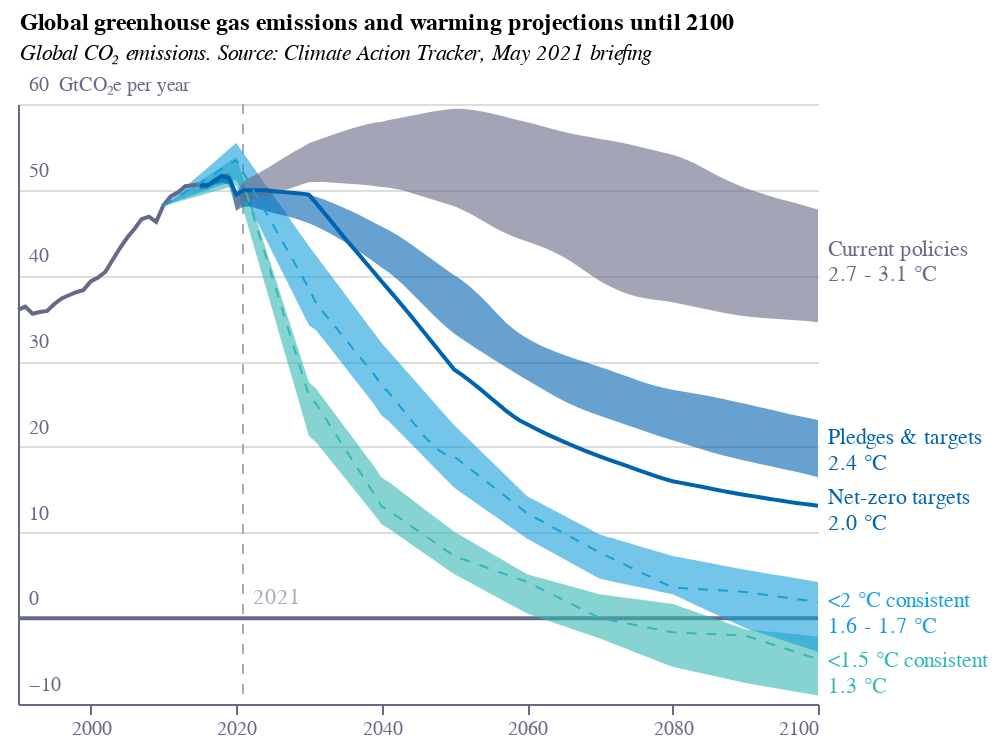

The notebook cell saved with this chart:
### Code cell
base = alt.Chart(f1).encode(
    x=alt.X(
        "year:Q",
        axis=alt.Axis(
            grid=False,
            titleAlign="center",
            titleAnchor="middle",
            title="",
            labelColor=colors["eco-gray"],
            titleColor=colors["eco-gray"],
            tickColor=colors["eco-gray"],
            domainColor=colors["eco-gray"],
            tickCount=5,
            orient="bottom",
            labelAngle=0,
            format=".0f",
            # zindex=1,
            # offset=-43
        ),
    )
)
line1 = (
    base.mark_line(color=colors["eco-gray"])
    .encode(
        y=alt.Y(
            "historical:Q",
            axis=alt.Axis(
                grid=True,
                title="GtCO₂e per year",
                titleAnchor="start",
                labelColor=colors["eco-gray"],
                titleColor=colors["eco-gray"],
                tickColor=colors["eco-gray"],
                domainColor=colors["eco-gray"],
                titleFontSize=10,
                titleFontWeight="normal",
                ticks=False,
                labelAlign="left",
                labelBaseline="middle",
                labelPadding=-5,
                labelOffset=-10,
                titleX=20,
                titleY=-5,
                titleBaseline="bottom",
                titleAngle=0,
                titleAlign="left",
                tickCount=7,
                format=".0f",
            ),
        )
    )
    .transform_filter('datum.scenario=="historical"')
)
line2 = (
    base.mark_line(color=colors["eco-mid-blue"])
    .encode(y=alt.Y("optimistic:Q"))
    .transform_filter('datum.scenario=="optimistic"')
)
line3 = (
    base.mark_line(color=colors["eco-turquiose"], strokeDash=[5, 5], strokeWidth=1)
    .encode(y=alt.Y("median:Q"))
    .transform_filter('datum.scenario=="c1"')
)
line4 = (
    base.mark_line(color=colors["eco-light-blue"], strokeDash=[5, 5], strokeWidth=1)
    .encode(y=alt.Y("median:Q"))
    .transform_filter('datum.scenario=="c2"')
)
area1 = line3.mark_area(color=colors["eco-turquiose"], opacity=0.6).encode(
    y="low:Q", y2="high:Q"
)
area2 = line4.mark_area(color=colors["eco-light-blue"], opacity=0.6).encode(
    y="low:Q", y2="high:Q"
)
area3 = (
    base.mark_area(color=colors["eco-mid-blue"], opacity=0.6)
    .encode(y="low:Q", y2="high:Q")
    .transform_filter('datum.scenario=="pledges"')
)
area4 = (
    base.mark_area(color=colors["eco-gray"], opacity=0.6)
    .encode(
        y="low:Q",
        y2="high:Q",
    )
    .transform_filter('datum.scenario=="current"')
)
ruler = (
    base.mark_line(color=colors["eco-gray"]).encode(y="y:Q").transform_calculate(y="0")
)
r2021 = (
    base.mark_rule(
        color=scale_lightness(colors["eco-gray"], 1.5),
        strokeDash=[5, 5],
        strokeWidth=0.5,
    )
    .encode(x="x:Q")
    .transform_calculate(x="2021")
)
text2021 = (
    alt.Chart(pd.DataFrame([{"x": 2021, "y": 0, "t": "2021"}]))
    .mark_text(
        color=scale_lightness(colors["eco-gray"], 1.5),
        align="left",
        baseline="bottom",
        dx=5,
        dy=-5,
    )
    .encode(x="x:Q", y="y:Q", text="t:N")
)
text1 = (
    alt.Chart(
        pd.DataFrame(
            [
                {"x": 2100, "y": 43, "t": "Current policies"},
                {"x": 2100, "y": 40, "t": "2.7 - 3.1 °C"},
            ]
        )
    )
    .mark_text(color=colors["eco-gray"], align="left", dx=5)
    .encode(x="x:Q", y="y:Q", text="t:N")
)
text2 = (
    alt.Chart(
        pd.DataFrame(
            [
                {"x": 2100, "y": 21, "t": "Pledges & targets"},
                {"x": 2100, "y": 18, "t": "2.4 °C"},
            ]
        )
    )
    .mark_text(color=colors["eco-mid-blue"], align="left", dx=5)
    .encode(x="x:Q", y="y:Q", text="t:N")
)
text3 = (
    alt.Chart(
        pd.DataFrame(
            [
                {"x": 2100, "y": 14, "t": "Net-zero targets"},
                {"x": 2100, "y": 11, "t": "2.0 °C"},
            ]
        )
    )
    .mark_text(color=colors["eco-mid-blue"], align="left", dx=5)
    .encode(x="x:Q", y="y:Q", text="t:N")
)
text4 = (
    alt.Chart(
        pd.DataFrame(
            [
                {"x": 2100, "y": 2, "t": "<2 °C consistent"},
                {"x": 2100, "y": -1, "t": "1.6 - 1.7 °C"},
            ]
        )
    )
    .mark_text(color=colors["eco-light-blue"], align="left", dx=5)
    .encode(x="x:Q", y="y:Q", text="t:N")
)
text5 = (
    alt.Chart(
        pd.DataFrame(
            [
                {"x": 2100, "y": -5, "t": "<1.5 °C consistent"},
                {"x": 2100, "y": -8, "t": "1.3 °C"},
            ]
        )
    )
    .mark_text(color=colors["eco-turquiose"], align="left", dx=5)
    .encode(x="x:Q", y="y:Q", text="t:N")
)
title = alt.TitleParams(
    "Global greenhouse gas emissions and warming projections until 2100",
    subtitle=[
        "Global CO₂ emissions. Source: Climate Action Tracker, May 2021 briefing"
    ],
    anchor="start",
    align="left",
    dx=5,
    fontSize=12,
    subtitleFontSize=11,
    subtitleFontStyle="italic",
)
layer1 = (
    (
        (
            ruler
            + r2021
            + area1
            + area2
            + area3
            + area4
            + line1
            + line2
            + line3
            + line4
            + text2021
            + text1
            + text2
            + text3
            + text4
            + text5
        ).properties(height=300, width=400)
    )
    .configure_view(stroke=None)
    .properties(title=title)
)
layer1.save("visualisation/" + f + ".json")
layer1.save("visualisation/" + f + ".png")
open("README.md", "w").write(readme)
layer1

### Figure 1 — Vega-Lite specification as saved in the notebook (floating-point values rounded to 4 significant figures; data arrays with more than 128 entries replaced by an {"elided": "..."} marker saying what was removed)
{"config": {"view": {"continuousWidth": 400, "continuousHeight": 300, "stroke": null}}, "layer": [{"mark": {"type": "line", "color": "#676A86"}, "encoding": {"x": {"type": "quantitative", "axis": {"domainColor": "#676A86", "format": ".0f", "grid": false, "labelAngle": 0, "labelColor": "#676A86", "orient": "bottom", "tickColor": "#676A86", "tickCount": 5, "title": "", "titleAlign": "center", "titleAnchor": "middle", "titleColor": "#676A86"}, "field": "year"}, "y": {"type": "quantitative", "field": "y"}}, "transform": [{"calculate": "0", "as": "y"}]}, {"mark": {"type": "rule", "color": "#a8aabc", "strokeDash": [5, 5], "strokeWidth": 0.5}, "encoding": {"x": {"type": "quantitative", "field": "x"}}, "transform": [{"calculate": "2021", "as": "x"}]}, {"mark": {"type": "area", "color": "#36B7B4", "opacity": 0.6}, "encoding": {"x": {"type": "quantitative", "axis": {"domainColor": "#676A86", "format": ".0f", "grid": false, "labelAngle": 0, "labelColor": "#676A86", "orient": "bottom", "tickColor": "#676A86", "tickCount": 5, "title": "", "titleAlign": "center", "titleAnchor": "middle", "titleColor": "#676A86"}, "field": "year"}, "y": {"type": "quantitative", "field": "low"}, "y2": {"field": "high"}}, "transform": [{"filter": "datum.scenario==\"c1\""}]}, {"mark": {"type": "area", "color": "#179FDB", "opacity": 0.6}, "encoding": {"x": {"type": "quantitative", "axis": {"domainColor": "#676A86", "format": ".0f", "grid": false, "labelAngle": 0, "labelColor": "#676A86", "orient": "bottom", "tickColor": "#676A86", "tickCount": 5, "title": "", "titleAlign": "center", "titleAnchor": "middle", "titleColor": "#676A86"}, "field": "year"}, "y": {"type": "quantitative", "field": "low"}, "y2": {"field": "high"}}, "transform": [{"filter": "datum.scenario==\"c2\""}]}, {"mark": {"type": "area", "color": "#0063AF", "opacity": 0.6}, "encoding": {"x": {"type": "quantitative", "axis": {"domainColor": "#676A86", "format": ".0f", "grid": false, "labelAngle": 0, "labelColor": "#676A86", "orient": "bottom", "tickColor": "#676A86", "tickCount": 5, "title": "", "titleAlign": "center", "titleAnchor": "middle", "titleColor": "#676A86"}, "field": "year"}, "y": {"type": "quantitative", "field": "low"}, "y2": {"field": "high"}}, "transform": [{"filter": "datum.scenario==\"pledges\""}]}, {"mark": {"type": "area", "color": "#676A86", "opacity": 0.6}, "encoding": {"x": {"type": "quantitative", "axis": {"domainColor": "#676A86", "format": ".0f", "grid": false, "labelAngle": 0, "labelColor": "#676A86", "orient": "bottom", "tickColor": "#676A86", "tickCount": 5, "title": "", "titleAlign": "center", "titleAnchor": "middle", "titleColor": "#676A86"}, "field": "year"}, "y": {"type": "quantitative", "field": "low"}, "y2": {"field": "high"}}, "transform": [{"filter": "datum.scenario==\"current\""}]}, {"mark": {"type": "line", "color": "#676A86"}, "encoding": {"x": {"type": "quantitative", "axis": {"domainColor": "#676A86", "format": ".0f", "grid": false, "labelAngle": 0, "labelColor": "#676A86", "orient": "bottom", "tickColor": "#676A86", "tickCount": 5, "title": "", "titleAlign": "center", "titleAnchor": "middle", "titleColor": "#676A86"}, "field": "year"}, "y": {"type": "quantitative", "axis": {"domainColor": "#676A86", "format": ".0f", "grid": true, "labelAlign": "left", "labelBaseline": "middle", "labelColor": "#676A86", "labelOffset": -10, "labelPadding": -5, "tickColor": "#676A86", "tickCount": 7, "ticks": false, "title": "GtCO₂e per year", "titleAlign": "left", "titleAnchor": "start", "titleAngle": 0, "titleBaseline": "bottom", "titleColor": "#676A86", "titleFontSize": 10, "titleFontWeight": "normal", "titleX": 20, "titleY": -5}, "field": "historical"}}, "transform": [{"filter": "datum.scenario==\"historical\""}]}, {"mark": {"type": "line", "color": "#0063AF"}, "encoding": {"x": {"type": "quantitative", "axis": {"domainColor": "#676A86", "format": ".0f", "grid": false, "labelAngle": 0, "labelColor": "#676A86", "orient": "bottom", "tickColor": "#676A86", "tickCount": 5, "title": "", "titleAlign": "center", "titleAnchor": "middle", "titleColor": "#676A86"}, "field": "year"}, "y": {"type": "quantitative", "field": "optimistic"}}, "transform": [{"filter": "datum.scenario==\"optimistic\""}]}, {"mark": {"type": "line", "color": "#36B7B4", "strokeDash": [5, 5], "strokeWidth": 1}, "encoding": {"x": {"type": "quantitative", "axis": {"domainColor": "#676A86", "format": ".0f", "grid": false, "labelAngle": 0, "labelColor": "#676A86", "orient": "bottom", "tickColor": "#676A86", "tickCount": 5, "title": "", "titleAlign": "center", "titleAnchor": "middle", "titleColor": "#676A86"}, "field": "year"}, "y": {"type": "quantitative", "field": "median"}}, "transform": [{"filter": "datum.scenario==\"c1\""}]}, {"mark": {"type": "line", "color": "#179FDB", "strokeDash": [5, 5], "strokeWidth": 1}, "encoding": {"x": {"type": "quantitative", "axis": {"domainColor": "#676A86", "format": ".0f", "grid": false, "labelAngle": 0, "labelColor": "#676A86", "orient": "bottom", "tickColor": "#676A86", "tickCount": 5, "title": "", "titleAlign": "center", "titleAnchor": "middle", "titleColor": "#676A86"}, "field": "year"}, "y": {"type": "quantitative", "field": "median"}}, "transform": [{"filter": "datum.scenario==\"c2\""}]}, {"data": {"name": "data-5f2c5abf771b73a2fd97555635701e67"}, "mark": {"type": "text", "align": "left", "baseline": "bottom", "color": "#a8aabc", "dx": 5, "dy": -5}, "encoding": {"text": {"type": "nominal", "field": "t"}, "x": {"type": "quantitative", "field": "x"}, "y": {"type": "quantitative", "field": "y"}}}, {"data": {"name": "data-07e30ba3bbc530a690827eb002d5b0d4"}, "mark": {"type": "text", "align": "left", "color": "#676A86", "dx": 5}, "encoding": {"text": {"type": "nominal", "field": "t"}, "x": {"type": "quantitative", "field": "x"}, "y": {"type": "quantitative", "field": "y"}}}, {"data": {"name": "data-20806710ddcc25ac660dfaafa97d8c8f"}, "mark": {"type": "text", "align": "left", "color": "#0063AF", "dx": 5}, "encoding": {"text": {"type": "nominal", "field": "t"}, "x": {"type": "quantitative", "field": "x"}, "y": {"type": "quantitative", "field": "y"}}}, {"data": {"name": "data-4d99a30ca7097abd745c1e0503ed7784"}, "mark": {"type": "text", "align": "left", "color": "#0063AF", "dx": 5}, "encoding": {"text": {"type": "nominal", "field": "t"}, "x": {"type": "quantitative", "field": "x"}, "y": {"type": "quantitative", "field": "y"}}}, {"data": {"name": "data-4d5af1f0029709a961c92a6c73d3e6d3"}, "mark": {"type": "text", "align": "left", "color": "#179FDB", "dx": 5}, "encoding": {"text": {"type": "nominal", "field": "t"}, "x": {"type": "quantitative", "field": "x"}, "y": {"type": "quantitative", "field": "y"}}}, {"data": {"name": "data-6117b7140dd51057caa6eeeb0d31c98a"}, "mark": {"type": "text", "align": "left", "color": "#36B7B4", "dx": 5}, "encoding": {"text": {"type": "nominal", "field": "t"}, "x": {"type": "quantitative", "field": "x"}, "y": {"type": "quantitative", "field": "y"}}}], "data": {"name": "data-0daff0b663d9552be609dc15b02a2d33"}, "height": 300, "title": {"text": "Global greenhouse gas emissions and warming projections until 2100", "align": "left", "anchor": "start", "dx": 5, "fontSize": 12, "subtitle": ["Global CO₂ emissions. Source: Climate Action Tracker, May 2021 briefing"], "subtitleFontSize": 11, "subtitleFontStyle": "italic"}, "width": 400, "$schema": "https://vega.github.io/schema/vega-lite/v4.8.1.json", "datasets": {"data-0daff0b663d9552be609dc15b02a2d33": {"elided": "467 records"}, "data-5f2c5abf771b73a2fd97555635701e67": [{"x": 2021, "y": 0, "t": "2021"}], "data-07e30ba3bbc530a690827eb002d5b0d4": [{"x": 2100, "y": 43, "t": "Current policies"}, {"x": 2100, "y": 40, "t": "2.7 - 3.1 °C"}], "data-20806710ddcc25ac660dfaafa97d8c8f": [{"x": 2100, "y": 21, "t": "Pledges & targets"}, {"x": 2100, "y": 18, "t": "2.4 °C"}], "data-4d99a30ca7097abd745c1e0503ed7784": [{"x": 2100, "y": 14, "t": "Net-zero targets"}, {"x": 2100, "y": 11, "t": "2.0 °C"}], "data-4d5af1f0029709a961c92a6c73d3e6d3": [{"x": 2100, "y": 2, "t": "<2 °C consistent"}, {"x": 2100, "y": -1, "t": "1.6 - 1.7 °C"}], "data-6117b7140dd51057caa6eeeb0d31c98a": [{"x": 2100, "y": -5, "t": "<1.5 °C consistent"}, {"x": 2100, "y": -8, "t": "1.3 °C"}]}}
